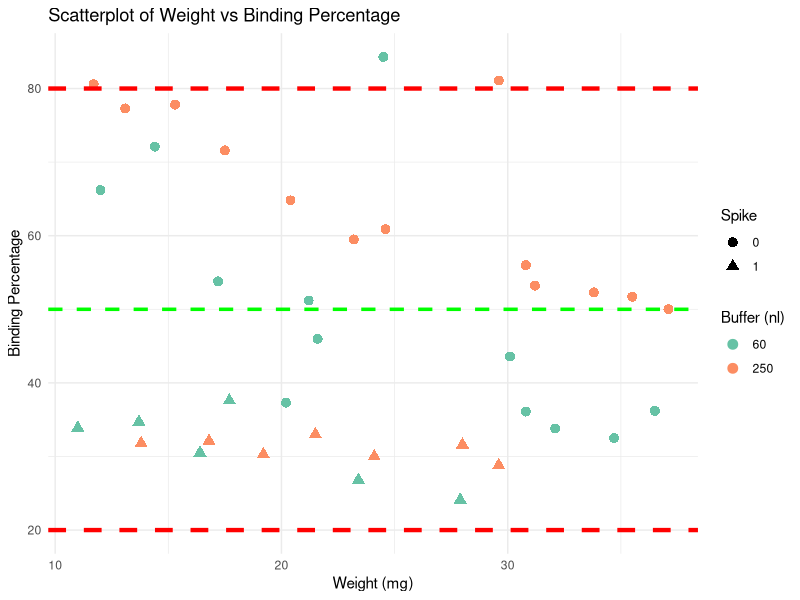
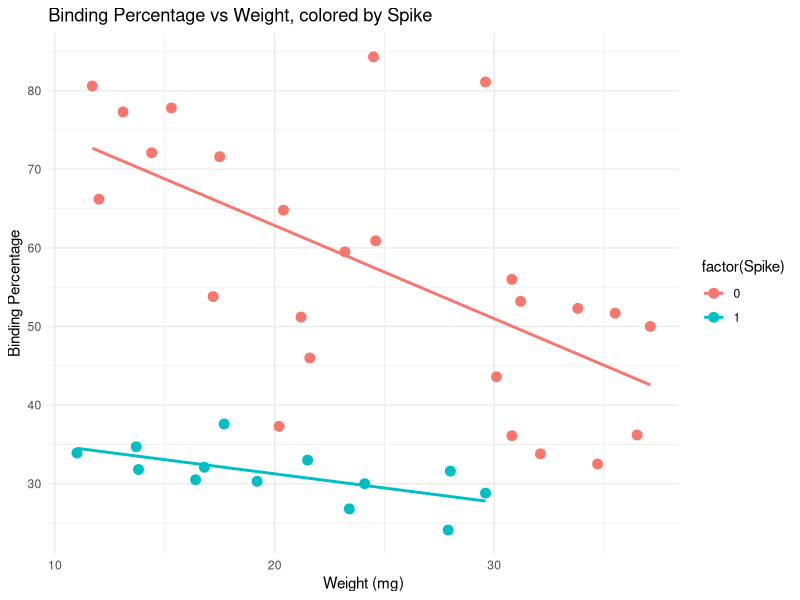
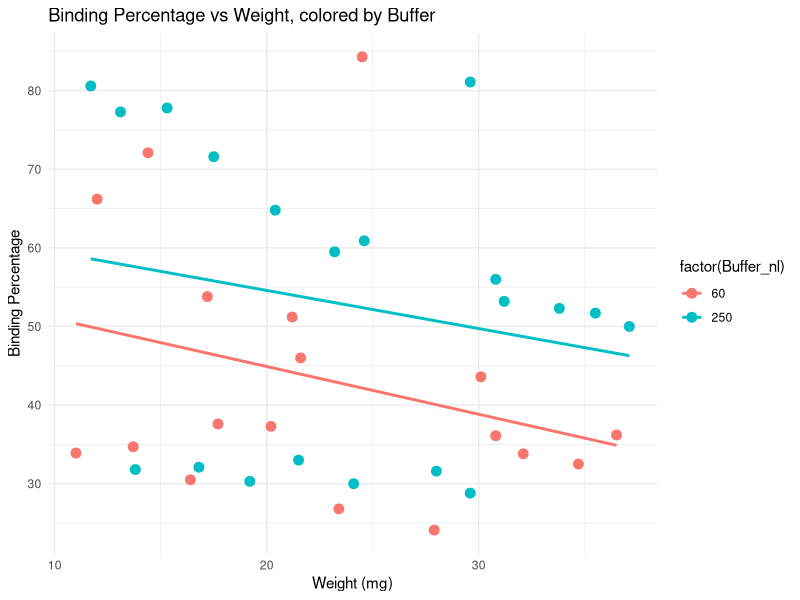
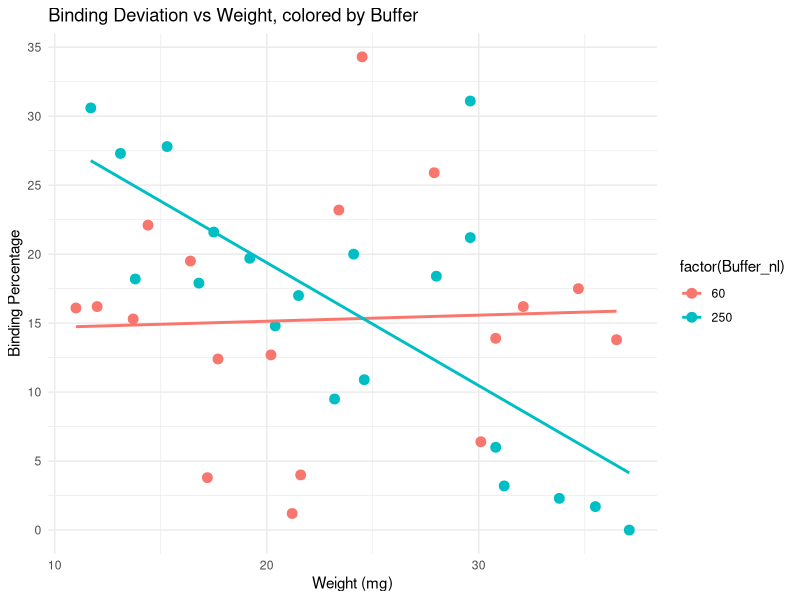
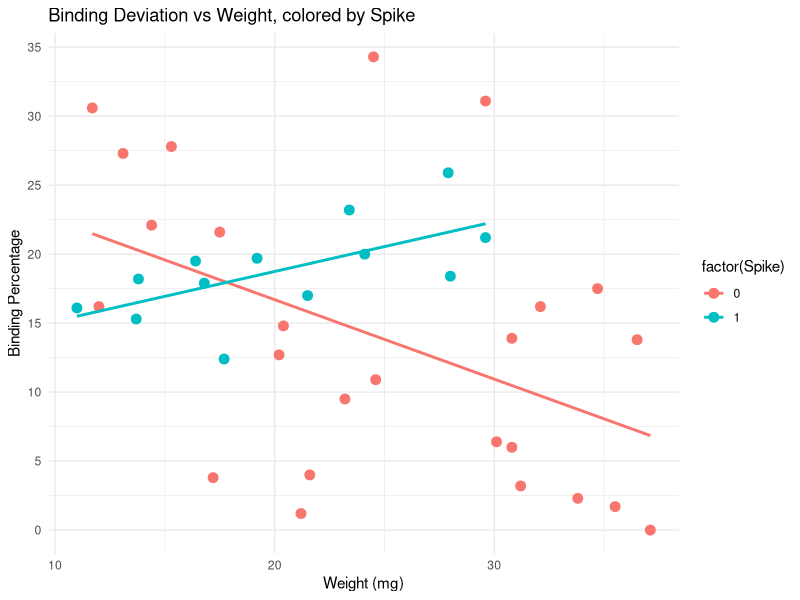
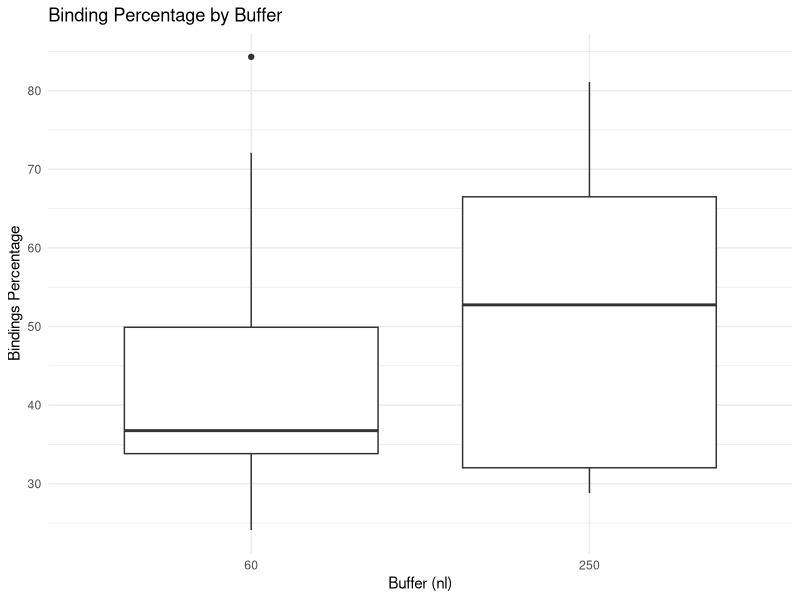

Reproduce these figures in R, in order. (Note: this script raises an error after producing the figures.)
## ---- chunk 1
# Install libraries
library(dplyr)
library(knitr)
library(ggplot2)
## ---- chunk 2

# load dataset
data <- read.csv("./data/Data_QC_flagged.csv")

#  since Buffer and spike are not continuous variables, change from numeric to factors
data$Buffer_nl <- as.factor(data$Buffer_nl)
data$Spike <- as.factor(data$Spike)

## ---- chunk 3


data$Binding_deviation <- abs(data$Binding.Perc - 50)
sorted_data <- data[order(data$Binding_deviation), ]

dim(sorted_data)
# View top results (closest to 50% Binding Percentage)
kable(sorted_data)



#library(GGally)

# Pair plot to visualize associations between key variables
#ggpairs(your_data, columns = c("Weight_mg", "Buffer_nl", "Binding.Perc", "CV.Perc"))


## ---- chunk 4

# Scatter plot with different shapes by Spike, colors by Buffer_nl, and horizontal lines at 20 and 80
ggplot(data, aes(x = Weight_mg, y = Binding.Perc, 
                 shape = factor(Spike), color = factor(Buffer_nl))) +
  geom_point(size = 3) +  # Adjust size of points
  geom_hline(yintercept = 20, linetype = "dashed", color = "red", size = 1.5) +  # Add horizontal line at y = 20
    geom_hline(yintercept = 50, linetype = "dashed", color = "green", size = 1.2) +  # Add horizontal line at y = 80
  geom_hline(yintercept = 80, linetype = "dashed", color = "red", size = 1.5) +  # Add horizontal line at y = 80
  labs(title = "Scatterplot of Weight vs Binding Percentage",
       x = "Weight (mg)", y = "Binding Percentage",
       shape = "Spike", color = "Buffer (nl)") +  # Add labels for legend
  theme_minimal() +  # Apply minimal theme
  scale_color_brewer(palette = "Set2") 



# Scatter plot of Binding Percentage vs Weight, colored by Spike
ggplot(data, aes(x = Weight_mg, y = Binding.Perc, color = factor(Spike))) +
  geom_point(size = 3) +
  geom_smooth(method = "lm", se = FALSE) +  # Add a linear trend line
  labs(title = "Binding Percentage vs Weight, colored by Spike",
       x = "Weight (mg)", y = "Binding Percentage") +
   scale_y_continuous(n.breaks = 10) +  
  theme_minimal()


# Scatter plot of Binding Percentage vs Weight, colored by Buffer
ggplot(data, aes(x = Weight_mg, y = Binding.Perc, color = factor(Buffer_nl))) +
  geom_point(size = 3) +
  geom_smooth(method = "lm", se = FALSE) +  # Add a linear trend line
  labs(title = "Binding Percentage vs Weight, colored by Buffer",
       x = "Weight (mg)", y = "Binding Percentage") +
   scale_y_continuous(n.breaks = 10) +  
  theme_minimal()

# Scatter plot of Binding Deviation vs Weight, colored by Buffer
ggplot(data, aes(x = Weight_mg, y = Binding_deviation, color = factor(Buffer_nl))) +
  geom_point(size = 3) +
  geom_smooth(method = "lm", se = FALSE) +  # Add a linear trend line
  labs(title = "Binding Deviation vs Weight, colored by Buffer",
       x = "Weight (mg)", y = "Binding Percentage") +
   scale_y_continuous(n.breaks = 10) +  
  theme_minimal()

# Scatter plot of Binding Deviation vs Weight, colored by Buffer
ggplot(data, aes(x = Weight_mg, y = Binding_deviation, color = factor(Spike))) +
  geom_point(size = 3) +
  geom_smooth(method = "lm", se = FALSE) +  # Add a linear trend line
  labs(title = "Binding Deviation vs Weight, colored by Spike",
       x = "Weight (mg)", y = "Binding Percentage") +
   scale_y_continuous(n.breaks = 10) +  
  theme_minimal()




# Boxplot of Binding Percentage vs Buffer
ggplot(data, aes(x = factor(Buffer_nl), y = Binding.Perc)) +
  geom_boxplot() +
  labs(title = "Binding Percentage by Buffer",
       x = "Buffer (nl)", y = "Bindings Percentage") +
   scale_y_continuous(n.breaks = 10) +  
  theme_minimal()

# Boxplot of Binding Percentage vs sspike
ggplot(data, aes(x = factor(Spike), y = Binding.Perc)) +
  geom_boxplot() +s
  labs(title = "Binding Percentage by pike",
       x = "Buffer (nl)", y = "Binding Percentage") +
   scale_y_continuous(n.breaks = 10) +  
  theme_minimal()

# Violin plot to visualize distribution of CV Percentage by Buffer and Spike
ggplot(data, aes(x = factor(Buffer_nl), y = CV.Perc, fill = factor(Spike))) +
  geom_violin(trim = FALSE) +
  labs(title = "CV Percentage by Buffer and Spike",
       x = "Buffer (nl)", y = "CV Percentage") +
   scale_y_continuous(n.breaks = 10) +  
  theme_minimal()




# Violin plot to visualize distribution of Binding deviation by Buffer and Spike
ggplot(data, aes(x = factor(Buffer_nl), y = Binding_deviation, fill = factor(Spike))) +
  geom_violin(trim = TRUE) +
  labs(title = "Binding deviation by Buffer and Spike",
       x = "Buffer (nl)", y = "Binding deviation") +
   scale_y_continuous(n.breaks = 10) +  
  theme_minimal()


# Boxplot of Binding Percentage vs Buffer, colored by Spike
ggplot(data, aes(x = factor(Buffer_nl), y = Binding.Perc, fill = factor(Spike))) +
  geom_boxplot() +
  labs(title = "Binding Percentage by Buffer and Spike",
       x = "Buffer (nl)", y = "Binding Percentage") +
   scale_y_continuous(n.breaks = 10) +  
  theme_minimal()




# Box plot to visualize distribution of Binding deviation by Buffer and Spike
ggplot(data, aes(x = factor(Buffer_nl), y = Binding_deviation, fill = factor(Spike))) +
  geom_boxplot() +
  geom_point(size = 3) +
  labs(title = "Binding deviation by Buffer and Spike",
       x = "Buffer (nl)", y = "Binding deviation") +
   scale_y_continuous(n.breaks = 10) +  
  theme_minimal()
